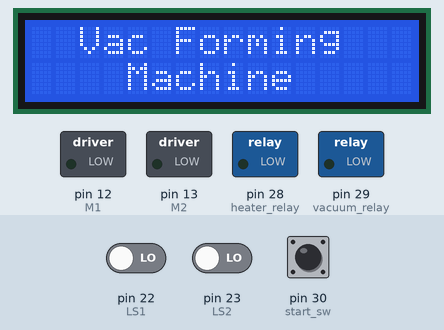
Recording of a sketch running on a simulated Arduino Mega 2560, built with avr-gcc and run on an emulated ATmega2560. Parts: 16×2 character LCD, switched loads named in the sketch (green lamp = pin HIGH). The inputs (shaded band) are chosen by the test bench; at power-on: pin 30 (start_sw) LOW, pin 23 (LS2) LOW, pin 22 (LS1) LOW. What the sketch prints to the serial monitor is not drawn.

Above: at 2.2 s.
2.3 s: pin 30 (start_sw) pulled HIGH for 0.15 s
At 3.6 s:
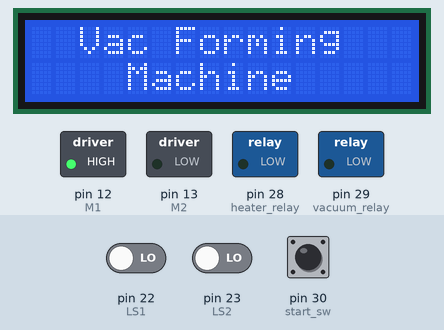
3.9 s: pin 23 (LS2) driven HIGH
At 4.9 s:
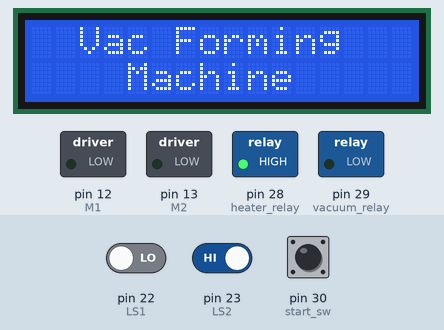
At 10.0 s:
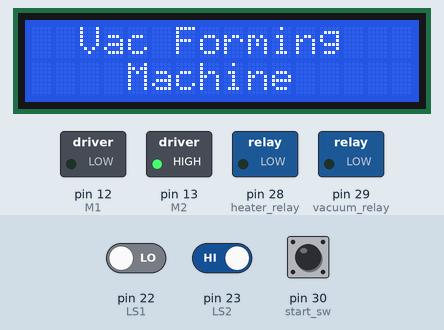
Timing chart, 0 to 11.5 s (numbered marks = the images above; inputs shaded):
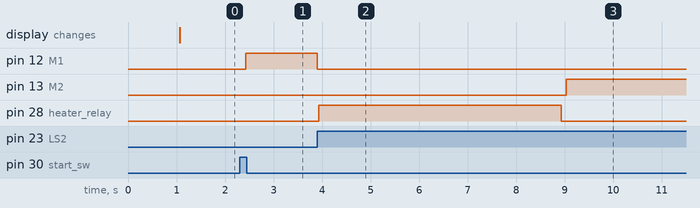

The sketch:

final_code.ino
```cpp
#include <LiquidCrystal.h>

// initialize the library with the numbers of the interface pins
LiquidCrystal lcd(2, 3, 4, 5, 6, 7);
///////////////////////////////


//Keypad Declaretion
#include <Keypad.h>

const byte ROWS = 4; //four rows
const byte COLS = 4; //four columns
//define the cymbols on the buttons of the keypads
char hexaKeys[ROWS][COLS] = {
  {'1', '2', '3', 'A'},
  {'4', '5', '6', 'B'},
  {'7', '8', '9', 'C'},
  {'*', '0', '#', 'D'}
};
byte rowPins[ROWS] = {44, 45, 46, 47}; //connect to the row pinouts of the keypad
byte colPins[COLS] = {50, 51, 52, 53}; //connect to the column pinouts of the keyp
Keypad customKeypad = Keypad( makeKeymap(hexaKeys), rowPins, colPins, ROWS, COLS);


//Stepper Motor declare
#include <Stepper.h>
#define stepsPerRevolution 200  // change this to fit the number of steps per revolution
#define stepper_speed 100       // change this for the need RPM
Stepper myStepper(stepsPerRevolution, 8, 9, 10, 11);  //Motor Driver PINs

//DC Motor declare
#define M1 12
#define M2 13
//#define enM

//Limit Switches declare
#define LS1 22
#define LS2 23
#define LS3 24
#define LS4 25

//Relays
#define heater_relay 28
#define vacuum_relay 29

#define start_sw 30

char LS1_R, LS2_R, LS3_R, LS4_R; //variables to get Readings from Limit Switches
char flag = 0;
long delay_1 = 5000, delay_2 = 5000;


void setup() {
  Serial.begin(9600);
  lcd.clear();
  delay(1000);
  lcd.begin(16, 2);
  lcd.setCursor(0, 0);
  lcd.println("  Vac Forming   ");
  lcd.setCursor(0, 1);
  lcd.print("    Machine");

  myStepper.setSpeed(stepper_speed);
  pinMode(LS1, INPUT);
  pinMode(LS2, INPUT);
  pinMode(LS3, INPUT);
  pinMode(LS4, INPUT);
  pinMode(start_sw, INPUT);
  pinMode(M1, OUTPUT);
  pinMode(M2, OUTPUT);
  pinMode(heater_relay, OUTPUT);
  pinMode(vacuum_relay, OUTPUT);
}


void loop() {
  char start_R;
  start_R = digitalRead(start_sw);

  //START the Machine
  if (start_R == HIGH) {
    Serial.println("Machine Start");
    //Moving Right Scope
    LS2_R = digitalRead(LS2);
    delay(100);
    if (flag == 0)
    {
      while (LS2_R != HIGH)
      {
        Serial.println("Moving Right");
        digitalWrite(M1, HIGH);
        digitalWrite(M2, LOW);

        LS2_R = digitalRead(LS2);
      }
      if (flag == 0 && LS2_R == HIGH)
      {
        digitalWrite(M1, LOW);
        digitalWrite(M2, LOW);
        flag = 1;
        Serial.println("Flag=1 now");
      }
    }
    /////////////////////////////
    // we need to stop the stepper Motor

    //Heater Scope
    if (LS2_R == HIGH) {
      Serial.println("Heater ON");
      digitalWrite(heater_relay, HIGH);
      //We will get the Delay value from user.!!!
      delay(delay_1);
      digitalWrite(heater_relay, LOW);
      Serial.println("Heater OFF");
    }
    ////////////////////////
    //Moving Left Scope
    LS1_R = digitalRead(LS1);
    delay(100);
    if (flag == 1)
    {
      while (LS1_R != HIGH)
      {
        Serial.println("Moving Left");
        digitalWrite(M2, HIGH);
        digitalWrite(M1, LOW);
        LS1_R = digitalRead(LS1);
      }
      if (LS1_R == HIGH && flag == 1)
      {
        digitalWrite(M2, LOW);
        digitalWrite(M1, LOW);
        flag = 2;
        Serial.println("flag=2");
      }
    }

    //Moving Up Scope
    LS4_R = digitalRead(LS4);
    delay(100);
    if (flag == 2)
    {
      while (LS4_R != HIGH)
      {
        Serial.println("Moving UP");
        myStepper.step(stepsPerRevolution);

        LS4_R = digitalRead(LS4);
      }
      if (flag == 2 && LS4_R == HIGH)
      {

        flag = 3;
        Serial.println("flag=3 and Stop UP");
      }
    }

    //Vacuum Scope
    if (LS4_R == HIGH) {
      Serial.println("vacuum ON");
      digitalWrite(vacuum_relay, HIGH);
      //We will get the Delay value from user.!!!
      delay(delay_2);
      digitalWrite(vacuum_relay, LOW);
      Serial.println("vacuum OFF");
    }

    //Moving Down Scope
    LS3_R = digitalRead(LS3);
    delay(100);
    if (flag == 3) {
      while (LS3_R != HIGH) {
        Serial.println("Moving Down");
        myStepper.step(-stepsPerRevolution);

        LS3_R = digitalRead(LS3);
      }
      if (flag == 3 && LS3_R == HIGH) {

        flag = 5; //any value to break the loop, and don't reply the process
        Serial.println("flag=5 And stop Down");
      }
    }
  }


  else {
    flag = 0;
    //Do Nothing
    Serial.println("Machine Off");
  }
}

int get_num(char key) {
  int num;
  switch (key) {
    case '0':
      num = 0;
      break;
    case '1':
      num = 1;
      break;
    case '2':
      num = 2;
      break;
    case '3':
      num = 3;
      break;
    case '4':
      num = 4;
      break;
    case '5':
      num = 5;
      break;
    case '6':
      num = 6;
      break;
    case '7':
      num = 7;
      break;
    case '8':
      num = 8;
      break;
    case '9':
      num = 9;
      break;
  }
  return num;
}
```

Measured:
- after the input at 2.3 s, pin 12 (M1): LOW → HIGH after 0.13 s
- after the input at 3.9 s, pin 12 (M1): HIGH → LOW at once; pin 13 (M2): LOW → HIGH after 5.1 s; pin 28 (heater_relay): LOW → HIGH at once, → LOW 5.0 s later
